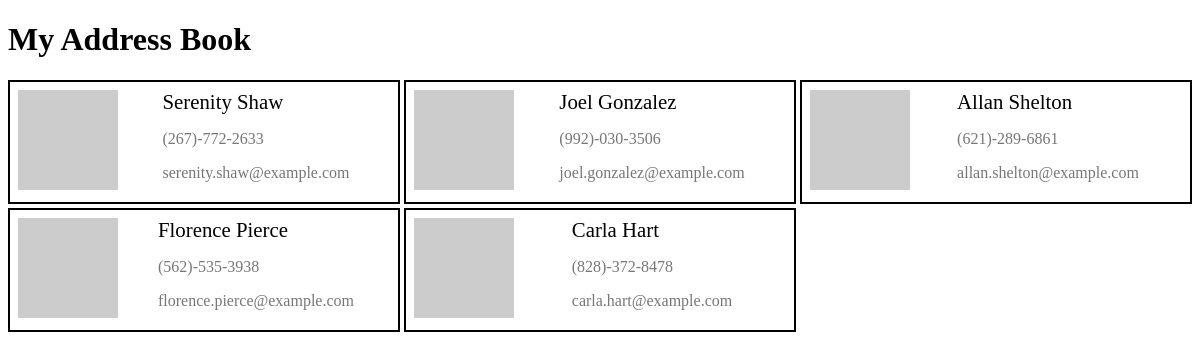
The page / on the database its author committed.
### contacts/models.py (models this page shows)
class Contact(models.Model):
    firstname = models.CharField(max_length=50)
    lastname = models.CharField(max_length=50)
    email = models.CharField(max_length=100)
    phone = models.CharField(max_length=15)
    photo = models.CharField(max_length=250)
    def __str__(self):
        return f"{self.firstname} {self.lastname} ({self.email})"

### contacts/views.py (the view)
# urls.py: path('', views.show_all_contacts ),
def show_all_contacts(request):
        contacts = Contact.objects.all()
        if contacts.count() > 0:
            content = {'contacts': contacts}
            print(content['contacts'])
            return render(request, 'index.html', content)
        else:
            return HttpResponse(f'<h1>Unable to locate any contacts in our database.</h1>')

### addressbook/templates/index.html (shortened to what this page needs)
<!DOCTYPE html>
<html lang="en">
<head>
</head>
<body>
    <h1>My Address Book</h1>
    <div class="rolodex">
        {%for user in contacts%}
		<div class="card">
            <div class="photo"><img src="{{user.photo}}" alt=""></div>
            <div class="name">{{user.firstname}} {{user.lastname}}</div>
            <div class="phone">{{user.phone}}</div>
            <div class="email">{{user.email}}</div>
        </div>
		{%endfor%}
    </div>
</body>
</html>

### addressbook/templates/index.html (style rules this page uses)
.rolodex { display: grid; grid-template-columns: repeat(auto-fill, minmax(300px, 1fr)); gap: .25rem; margin-top: 1rem; }
.card { display: grid; grid-template-columns: (100px, auto); grid-template-rows: repeat(3, auto); gap: 0.25rem; border: 2px solid black; padding: 0.5rem; }
.card .photo { grid-column: 1 / 2; grid-row: 1 / -1; width: 100px; }
.card .photo img { width: 100%; object-fit: cover; }
.card .name { grid-column: 2 / 3; font-size: 1.3rem; }
.card .email { grid-column: 2 / 3; font-size: 1rem; color: #777; }
.card .phone { grid-column: 2 / 3; font-size: 1rem; color: #777; }

### rows shown on the page
Contact: firstname "Serenity", lastname "Shaw", phone "(267)-772-2633", email "serenity.shaw@example.com"
Contact: firstname "Joel", lastname "Gonzalez", phone "(992)-030-3506", email "joel.gonzalez@example.com"
Contact: firstname "Allan", lastname "Shelton", phone "(621)-289-6861", email "allan.shelton@example.com"
Contact: firstname "Florence", lastname "Pierce", phone "(562)-535-3938", email "florence.pierce@example.com"
Contact: firstname "Carla", lastname "Hart", phone "(828)-372-8478", email "carla.hart@example.com"
